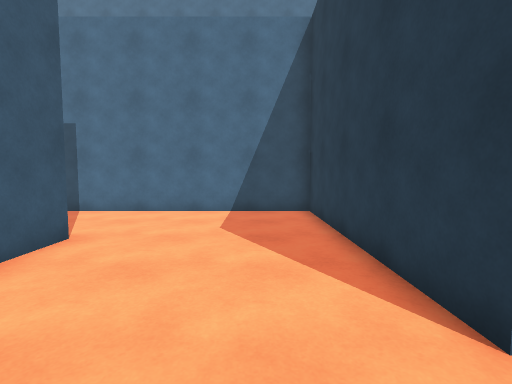
view 1 (above)

17 first-person views from a walk through a scene from a Unity 3-D project. The camera is 1.4 m above the floor, tilts 4° down and sees 85° across. The floor is counted in squares, 1 m on a side. Each view is taken from the middle of a square. On the plan, view 1 faces up. The plan holds only what a view shows up to about 14 squares ahead; the rest is blank. The place goes on beyond the plan. The player character is not drawn. Surface patterns are stand-ins for the level's own textures.

view 2
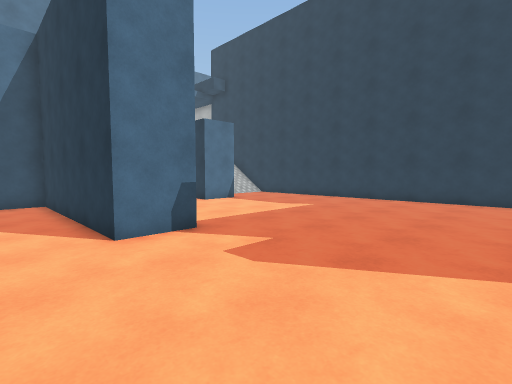

view 3
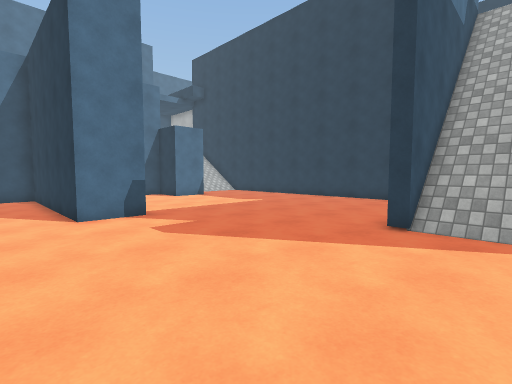

view 4
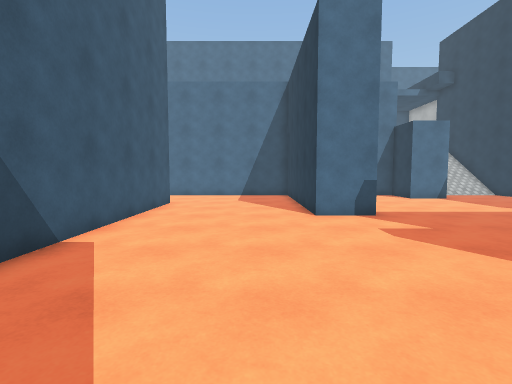

view 5
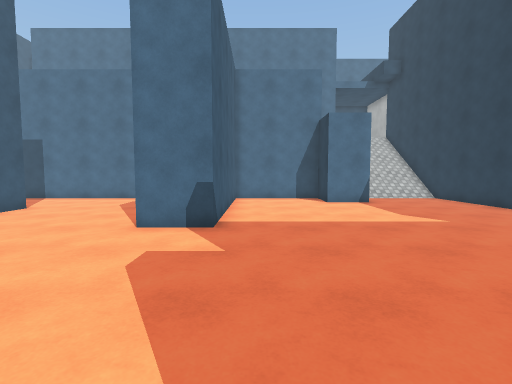

view 6
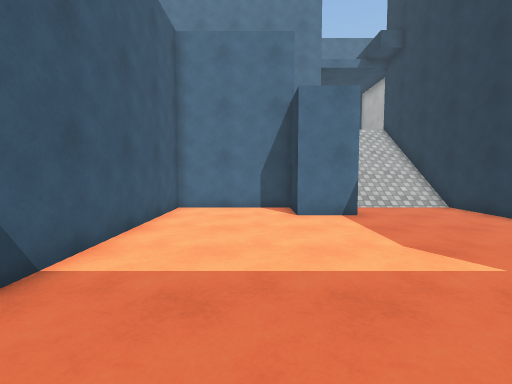

view 7
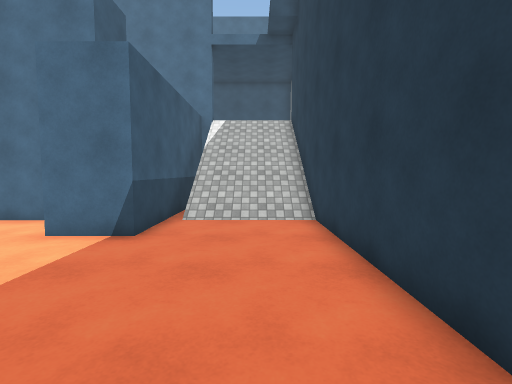

view 8
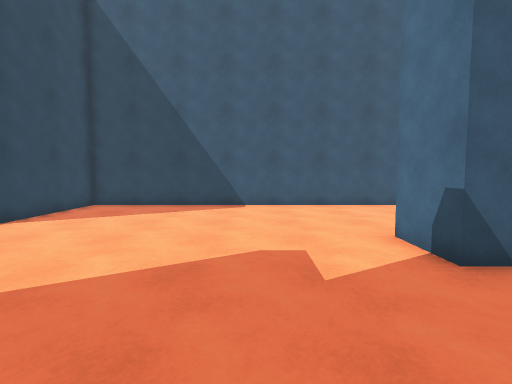

view 9
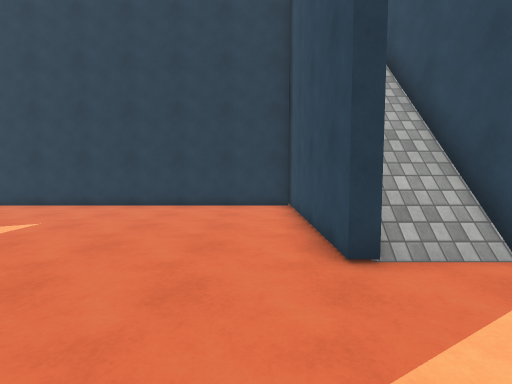

view 10
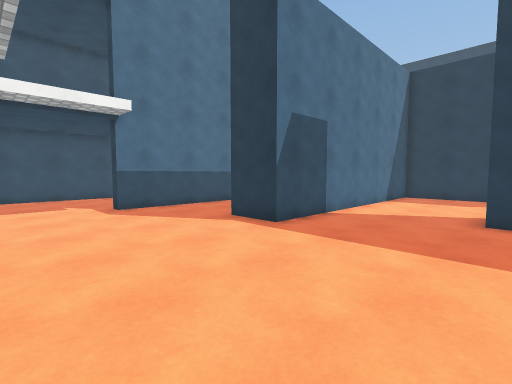

view 11
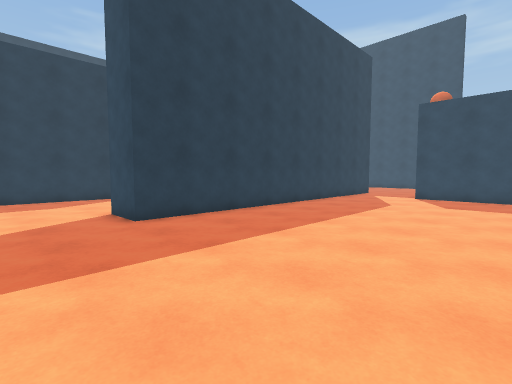

view 12
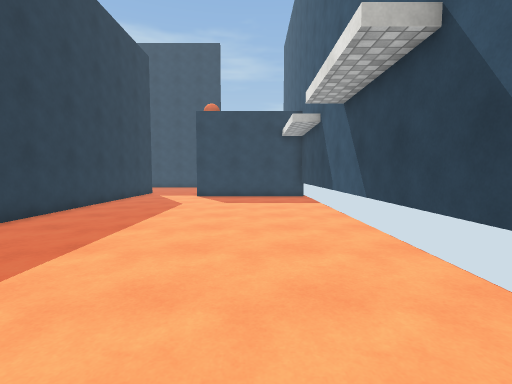

view 13
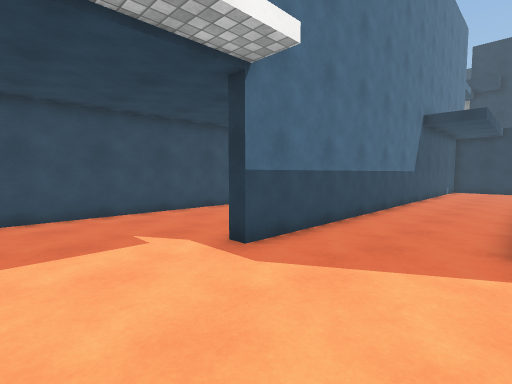

view 14
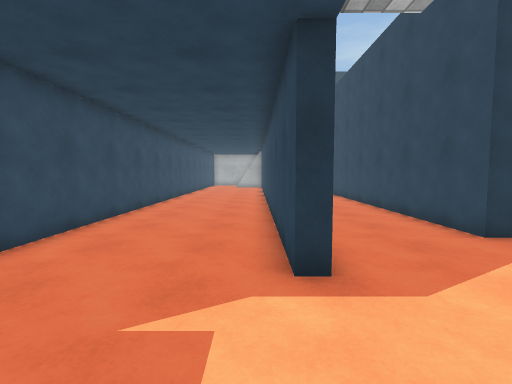

view 15
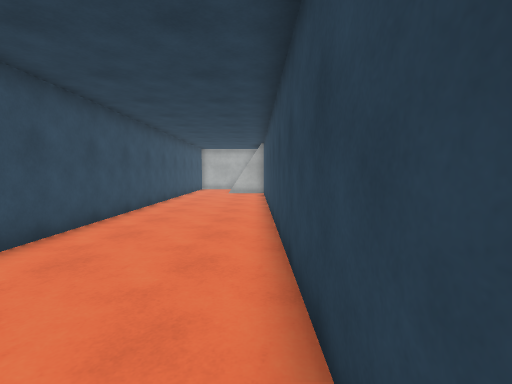

view 16
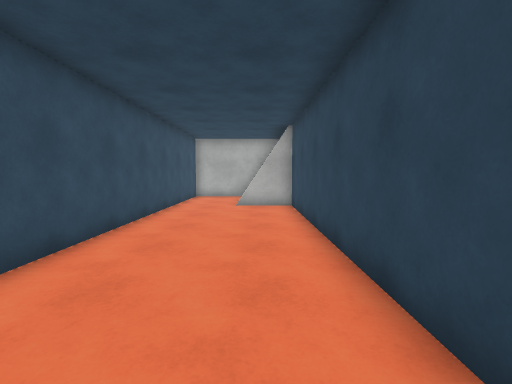

view 17
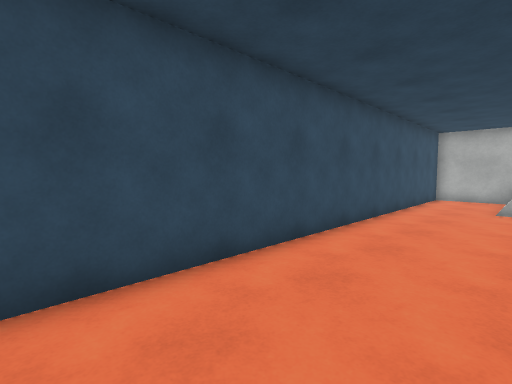

### Floor plan
Key: @ floor where view 1 was taken; # wall or solid block; . floor; / step, stairs or slope; = window, fence, low wall or low ledge; ^ raised ledge; v drop or lower ground.
Columns run from 16 left of view 1 to 16 right of it. Each row starts with its distance up from view 1.
 22  ################################
 21  ...............................
 20  ...............................
 19  ............................. =
 18  ..........................#
 17  ..........................#
 16  ....#######################//=#
 15  .................        ^v///#
 14  ..................       #v///#
 13  ..................       #v///#
 12  ......#########          #v///#
 11  ......#########          #=///#
 10  ......####################....#
  9  .................###...###....#
  8  .................###...###....#
  7  .................###..........#
  6 #.........###.....###..........#
  5 #.........###.....###..........#
  4 #.........###.....###..........#
  3 #.........###.....###..........#
  2 #.........###.....###..........#
  1 #.........###..................#
  0 #.........###...@..............#
 -1 #.........###..................#
 -2 #.........###..................#
 -3 #.........###..................#
 -4 #.........###..................#
 -5 #.........###...........########
 -6    ....     #...........////////
 -7    ...      #...........######
 -8    ###      #####.

Positions as (right, up) in squares from view 1, and headings:
1: (0, 0), facing up
2: (0, -4), facing up-right
3: (0, -7), facing up-right
4: (0, -7), facing up
5: (5, -5), facing up
6: (7, -1), facing up
7: (13, 2), facing up
8: (8, -1), facing left
9: (3, -3), facing right
10: (-15, 5), facing up-right
11: (-14, 9), facing down-right
12: (-13, 9), facing down
13: (-15, 12), facing up-right
14: (-15, 17), facing right
15: (-8, 17), facing right
16: (-1, 18), facing right
17: (-1, 18), facing up-right
